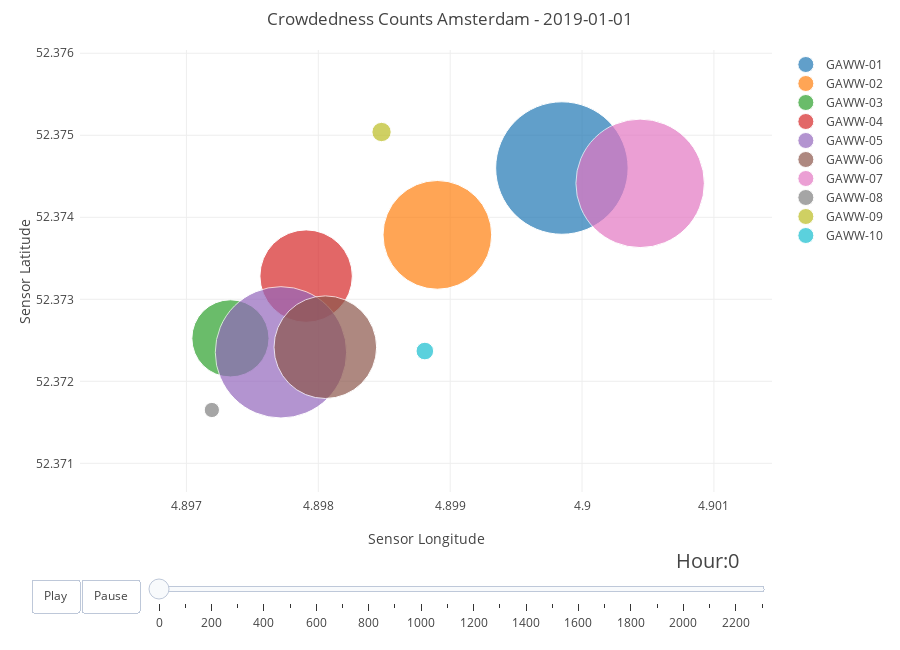

Notebook cell for this chart:
### Code cell
dataset = subsetData(dataset, start_date, end_date)
plotTimeSeries(dataset)

### Figure 1 — Plotly figure (JSON) as saved in the notebook; plotly's stock layout.template omitted (floating-point values rounded to 4 significant figures)
{"data": [{"marker": {"size": [3335], "sizemode": "area", "sizeref": 0.3803}, "mode": "markers", "name": "GAWW-01", "text": "Crowdedness Count: [3335]", "type": "scatter", "uid": "f7fe5c3b-f7b1-44b7-a3c4-34dade9dcad3", "x": [4.9], "y": [52.37]}, {"marker": {"size": [2247], "sizemode": "area", "sizeref": 0.3803}, "mode": "markers", "name": "GAWW-02", "text": "Crowdedness Count: [2247]", "type": "scatter", "uid": "9685ac49-9726-45b7-92da-38530c289999", "x": [4.899], "y": [52.37]}, {"marker": {"size": [1133], "sizemode": "area", "sizeref": 0.3803}, "mode": "markers", "name": "GAWW-03", "text": "Crowdedness Count: [1133]", "type": "scatter", "uid": "794628f0-5fd0-4d44-bdb2-5adb4e78dd36", "x": [4.897], "y": [52.37]}, {"marker": {"size": [1624], "sizemode": "area", "sizeref": 0.3803}, "mode": "markers", "name": "GAWW-04", "text": "Crowdedness Count: [1624]", "type": "scatter", "uid": "05b3fc36-7d58-45a2-8525-7c5d7426527c", "x": [4.898], "y": [52.37]}, {"marker": {"size": [3279], "sizemode": "area", "sizeref": 0.3803}, "mode": "markers", "name": "GAWW-05", "text": "Crowdedness Count: [3279]", "type": "scatter", "uid": "b2e69a68-2600-4e03-ad7b-25e3e9ffd9bc", "x": [4.898], "y": [52.37]}, {"marker": {"size": [2003], "sizemode": "area", "sizeref": 0.3803}, "mode": "markers", "name": "GAWW-06", "text": "Crowdedness Count: [2003]", "type": "scatter", "uid": "164e4baf-e68c-4131-97cf-8dce569a7291", "x": [4.898], "y": [52.37]}, {"marker": {"size": [3138], "sizemode": "area", "sizeref": 0.3803}, "mode": "markers", "name": "GAWW-07", "text": "Crowdedness Count: [3138]", "type": "scatter", "uid": "f69807fc-4c9d-469b-ab23-1201871d8f62", "x": [4.9], "y": [52.37]}, {"marker": {"size": [44], "sizemode": "area", "sizeref": 0.3803}, "mode": "markers", "name": "GAWW-08", "text": "Crowdedness Count: [44]", "type": "scatter", "uid": "6d3b2db8-23f3-4b4e-9973-741f2fe0d090", "x": [4.897], "y": [52.37]}, {"marker": {"size": [71], "sizemode": "area", "sizeref": 0.3803}, "mode": "markers", "name": "GAWW-09", "text": "Crowdedness Count: [71]", "type": "scatter", "uid": "79067717-196f-44ef-9c19-b3d715102a3b", "x": [4.898], "y": [52.38]}, {"marker": {"size": [59], "sizemode": "area", "sizeref": 0.3803}, "mode": "markers", "name": "GAWW-10", "text": "Crowdedness Count: [59]", "type": "scatter", "uid": "15a9ed1a-0dbc-4767-8341-cee330f05dfe", "x": [4.899], "y": [52.37]}], "layout": {"height": 650, "hovermode": "closest", "margin": {"b": 50, "pad": 5, "t": 50}, "showlegend": true, "sliders": [{"active": 0, "currentvalue": {"font": {"size": 20}, "prefix": "Hour:", "visible": true, "xanchor": "right"}, "len": 0.9, "pad": {"b": 10, "t": 50}, "steps": [{"args": [[0], {"frame": {"duration": 300, "redraw": false}, "mode": "immediate", "transition": {"duration": 300}}], "label": "0", "method": "animate"}, {"args": [[100], {"frame": {"duration": 300, "redraw": false}, "mode": "immediate", "transition": {"duration": 300}}], "label": "100", "method": "animate"}, {"args": [[200], {"frame": {"duration": 300, "redraw": false}, "mode": "immediate", "transition": {"duration": 300}}], "label": "200", "method": "animate"}, {"args": [[300], {"frame": {"duration": 300, "redraw": false}, "mode": "immediate", "transition": {"duration": 300}}], "label": "300", "method": "animate"}, {"args": [[400], {"frame": {"duration": 300, "redraw": false}, "mode": "immediate", "transition": {"duration": 300}}], "label": "400", "method": "animate"}, {"args": [[500], {"frame": {"duration": 300, "redraw": false}, "mode": "immediate", "transition": {"duration": 300}}], "label": "500", "method": "animate"}, {"args": [[600], {"frame": {"duration": 300, "redraw": false}, "mode": "immediate", "transition": {"duration": 300}}], "label": "600", "method": "animate"}, {"args": [[700], {"frame": {"duration": 300, "redraw": false}, "mode": "immediate", "transition": {"duration": 300}}], "label": "700", "method": "animate"}, {"args": [[800], {"frame": {"duration": 300, "redraw": false}, "mode": "immediate", "transition": {"duration": 300}}], "label": "800", "method": "animate"}, {"args": [[900], {"frame": {"duration": 300, "redraw": false}, "mode": "immediate", "transition": {"duration": 300}}], "label": "900", "method": "animate"}, {"args": [[1000], {"frame": {"duration": 300, "redraw": false}, "mode": "immediate", "transition": {"duration": 300}}], "label": "1000", "method": "animate"}, {"args": [[1100], {"frame": {"duration": 300, "redraw": false}, "mode": "immediate", "transition": {"duration": 300}}], "label": "1100", "method": "animate"}, {"args": [[1200], {"frame": {"duration": 300, "redraw": false}, "mode": "immediate", "transition": {"duration": 300}}], "label": "1200", "method": "animate"}, {"args": [[1300], {"frame": {"duration": 300, "redraw": false}, "mode": "immediate", "transition": {"duration": 300}}], "label": "1300", "method": "animate"}, {"args": [[1400], {"frame": {"duration": 300, "redraw": false}, "mode": "immediate", "transition": {"duration": 300}}], "label": "1400", "method": "animate"}, {"args": [[1500], {"frame": {"duration": 300, "redraw": false}, "mode": "immediate", "transition": {"duration": 300}}], "label": "1500", "method": "animate"}, {"args": [[1600], {"frame": {"duration": 300, "redraw": false}, "mode": "immediate", "transition": {"duration": 300}}], "label": "1600", "method": "animate"}, {"args": [[1700], {"frame": {"duration": 300, "redraw": false}, "mode": "immediate", "transition": {"duration": 300}}], "label": "1700", "method": "animate"}, {"args": [[1800], {"frame": {"duration": 300, "redraw": false}, "mode": "immediate", "transition": {"duration": 300}}], "label": "1800", "method": "animate"}, {"args": [[1900], {"frame": {"duration": 300, "redraw": false}, "mode": "immediate", "transition": {"duration": 300}}], "label": "1900", "method": "animate"}, {"args": [[2000], {"frame": {"duration": 300, "redraw": false}, "mode": "immediate", "transition": {"duration": 300}}], "label": "2000", "method": "animate"}, {"args": [[2100], {"frame": {"duration": 300, "redraw": false}, "mode": "immediate", "transition": {"duration": 300}}], "label": "2100", "method": "animate"}, {"args": [[2200], {"frame": {"duration": 300, "redraw": false}, "mode": "immediate", "transition": {"duration": 300}}], "label": "2200", "method": "animate"}, {"args": [[2300], {"frame": {"duration": 300, "redraw": false}, "mode": "immediate", "transition": {"duration": 300}}], "label": "2300", "method": "animate"}], "transition": {"duration": 300, "easing": "cubic-in-out"}, "x": 0.1, "xanchor": "left", "y": 0, "yanchor": "top"}], "title": {"text": "Crowdedness Counts Amsterdam - 2019-01-01"}, "updatemenus": [{"buttons": [{"args": [null, {"frame": {"duration": 500, "redraw": false}, "fromcurrent": true, "transition": {"duration": 300, "easing": "quadratic-in-out"}}], "label": "Play", "method": "animate"}, {"args": [[null], {"frame": {"duration": 0, "redraw": false}, "mode": "immediate", "transition": {"duration": 0}}], "label": "Pause", "method": "animate"}], "direction": "left", "pad": {"r": 10, "t": 87}, "showactive": false, "type": "buttons", "x": 0.1, "xanchor": "right", "y": 0, "yanchor": "top"}], "xaxis": {"autorange": false, "range": [4.896, 4.901], "title": {"text": "Sensor Longitude"}}, "yaxis": {"autorange": false, "range": [52.37, 52.38], "title": {"text": "Sensor Latitude"}}}}
